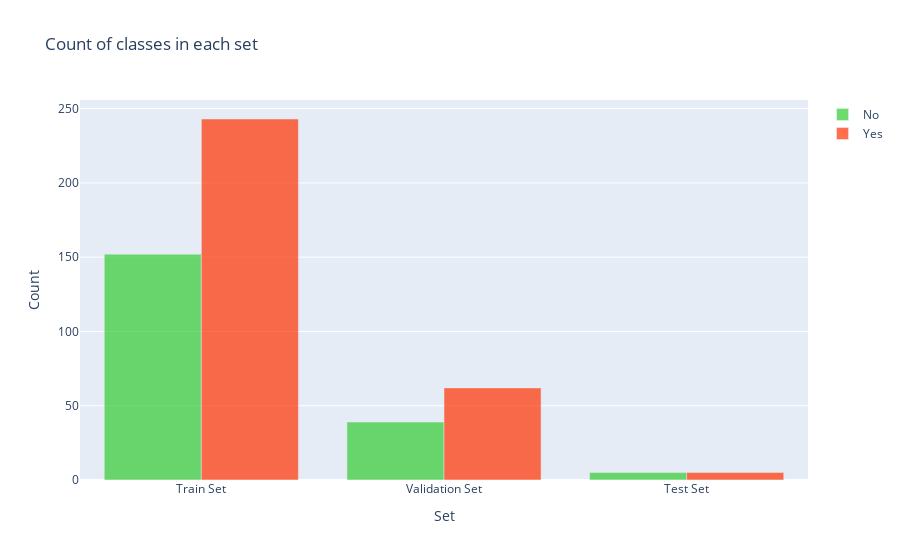

Source (notebook cell):
### Markdown cell above
Let's take a look at the distribution of classes among sets:

### Code cell
y = dict()
y[0] = []
y[1] = []
for set_name in (y_train, y_val, y_test):
    y[0].append(np.sum(set_name == 0))
    y[1].append(np.sum(set_name == 1))

trace0 = go.Bar(
    x=['Train Set', 'Validation Set', 'Test Set'],
    y=y[0],
    name='No',
    marker=dict(color='#33cc33'),
    opacity=0.7
)
trace1 = go.Bar(
    x=['Train Set', 'Validation Set', 'Test Set'],
    y=y[1],
    name='Yes',
    marker=dict(color='#ff3300'),
    opacity=0.7
)
data = [trace0, trace1]
layout = go.Layout(
    title='Count of classes in each set',
    xaxis={'title': 'Set'},
    yaxis={'title': 'Count'}
)
fig = go.Figure(data, layout)
iplot(fig)

### Figure 1 — Plotly figure (JSON) as saved in the notebook; plotly's stock layout.template omitted (floating-point values rounded to 4 significant figures)
{"data": [{"marker": {"color": "#33cc33"}, "name": "No", "opacity": 0.7, "type": "bar", "x": ["Train Set", "Validation Set", "Test Set"], "y": [152, 39, 5]}, {"marker": {"color": "#ff3300"}, "name": "Yes", "opacity": 0.7, "type": "bar", "x": ["Train Set", "Validation Set", "Test Set"], "y": [243, 62, 5]}], "layout": {"title": {"text": "Count of classes in each set"}, "xaxis": {"title": {"text": "Set"}}, "yaxis": {"title": {"text": "Count"}}}}
